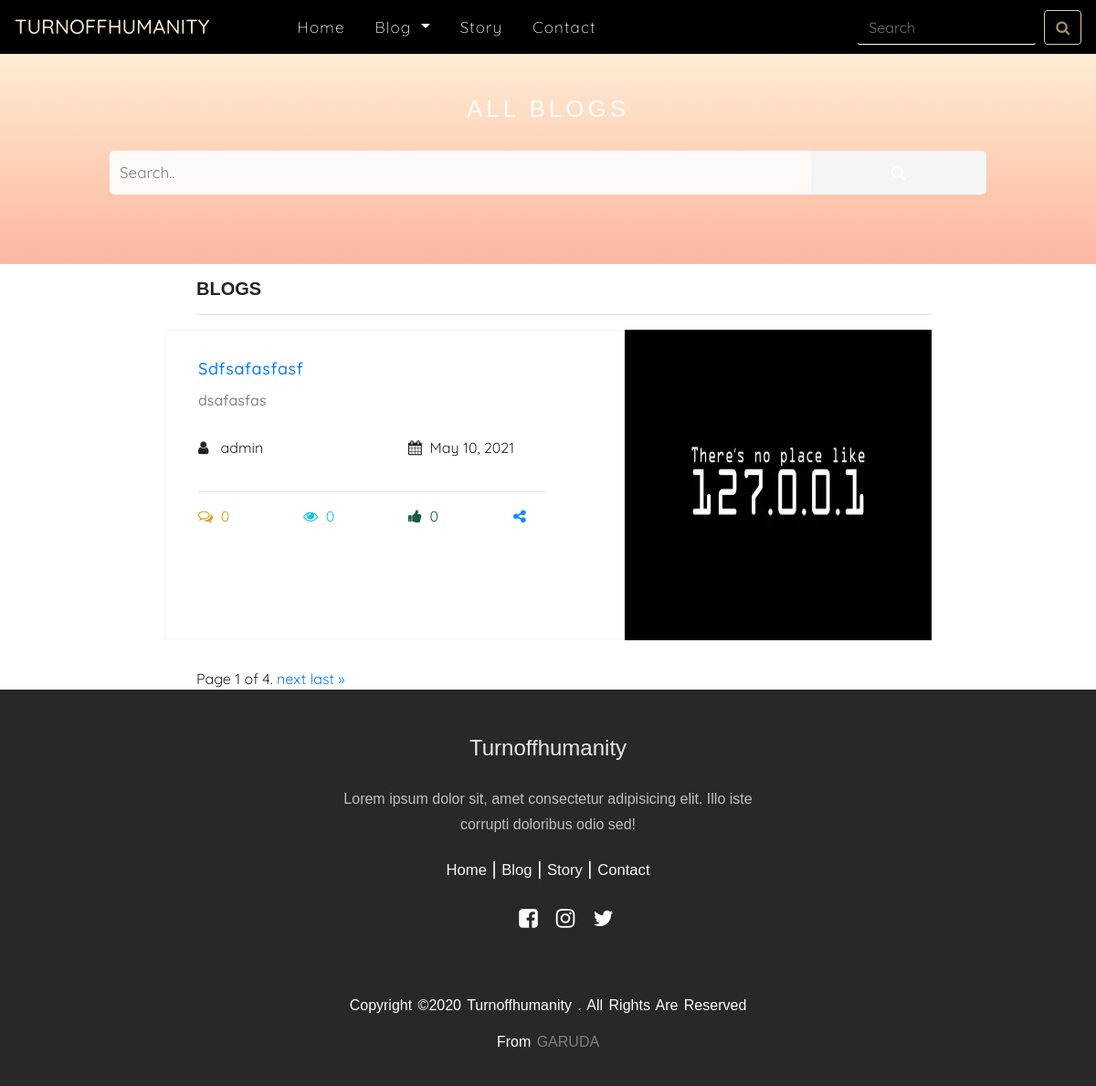
The app's page /categories/travel with its own data.
### blogapp/models.py (models this page shows, shortened)
class Post(models.Model):
    Author=models.ForeignKey(User,on_delete=models.CASCADE)
    Title=models.TextField()
    TitleSlug=models.SlugField(blank=True,null=True)
    OverView=models.TextField()
    Thumbnail=models.ImageField(upload_to='thumbnails/')
    Content=RichTextUploadingField()
    Category=models.ManyToManyField(Category)
    DateAdded=models.DateField(auto_now_add=True)
    Views=models.PositiveIntegerField(default=0)
    CommentCount=models.PositiveIntegerField(default=0)
    Likes=models.PositiveIntegerField(default=0)
    class Meta:
        ordering=['-DateAdded']

### blogapp/views.py (the view)
# urls.py: path('categories/<str:category>',categoryFilter),
def categoryFilter(request,category):
    categoryObjects=Category.objects.filter(SlugName=category)
    if len(categoryObjects)>0:
        categoryObject=categoryObjects[0]
        posts=Post.objects.filter(Category=categoryObject)
        paginator=Paginator(posts,1)
        page_number=request.GET.get('page')
        page_obj=paginator.get_page(page_number)
        categories=Category.objects.all()
        return render(request,'blog.html',context={'page_obj':page_obj,'categories':categories})

### blogapp/models.py (called while the page is built)
    def __str__(self):
        return self.Name

### templates/blog.html (shortened to what this page needs)
{% load static %}
<!DOCTYPE html>
<html>
    <head>
        <head lang="en">
            <link rel="stylesheet" href="https://cdnjs.cloudflare.com/ajax/libs/font-awesome/4.7.0/css/font-awesome.min.css">
            <link rel="stylesheet" href="https://maxcdn.bootstrapcdn.com/bootstrap/4.5.2/css/bootstrap.min.css">
            <link rel="stylesheet" href="https://cdnjs.cloudflare.com/ajax/libs/font-awesome/4.7.0/css/font-awesome.min.css">
        <link rel = "stylesheet" href ="/static/styles/navfoot.css">
        <link rel = "stylesheet" href ="/static/styles/blog.css">
        </head>
    <body>
        <nav class="navbar navbar-expand-lg navbar-light" id="navbarmain">
            <div class="collapse navbar-collapse" id="navbarTogglerDemo01">
              <a class="navbar-brand" href="/" id="navtitle">TURNOFFHUMANITY</a>
              <ul class="navbar-nav mr-auto mt-2 mt-lg-0">
                <li class="nav-item ">
                  <a class="nav-link" href="/" id="navitems1">Home </a>
                </li>
                <li class="nav-item dropdown">
                  <a class="nav-link dropdown-toggle" href="#" id="navitems" role="button" data-toggle="dropdown" aria-haspopup="true" aria-expanded="false">
                      Blog
                  </a>
              </li>
                <li class="nav-item">
                    <a class="nav-link" href="/#story" id="navitems">Story</a>
                  </li>
                  <li class="nav-item">
                    <a class="nav-link" href="/#contact" id="navitems">Contact</a>
                  </li>
              </ul>
              <form class="form-inline my-2 my-lg-0" id="searchtextbox" method="GET" action="/search">
                <input class="form-control mr-sm-2" type="search" placeholder="Search" name="search" aria-label="Search" id="searchtextfield">
                <button class="btn btn-outline-success my-2 my-sm-0" type="submit" id="searchbtn"><i class="fa fa-search" id="searchicon"></i></button>
              </form>
            </div>
          </nav>
    <section class="blogbar-display">
        <h5>All Blogs</h5>
        <div class="blogbar-search">
            <form class="blogbar-searchform" method="GET" action="/search" >
                <input type="text" placeholder="Search.." name="search">
                <button type="submit"><i class="fa fa-search"></i></button>
            </form>
        </div>
    </section>
    <section class="blogbar-content">
        <h5>Blogs</h5>
        <hr>
    {% for post in page_obj %}
        <div class="row">
            <div class="blogbar-box1">
                <div class="column">
                    <h5><a href="/posts/{{post.TitleSlug}}">{{post.Title}}</a></h5>
                <h6>
                        {{post.OverView}}
                    </h6>
                    <div class="row" id="blogbox-r1">
                        <div class="blogbox-r1-box1"><i class="fa fa-user"></i> &nbsp;  {{post.Author}}</div>
                        <div class="blogbox-r1-box2"><i class="fa fa-calendar"></i>&nbsp;  {{post.DateAdded}}</div>
                    </div>
                    <hr >
                    <div class="row" id="blogbox-r2">
                        <div class="blogbox-r2-box" id="r2-b-icon1"><i class="fa fa-comments-o"></i>&nbsp;  {{post.CommentCount}}</div>
                        <div class="blogbox-r2-box" id="r2-b-icon2"><i class="fa fa-eye"></i>&nbsp; {{post.Views}}  </div>
                        <div class="blogbox-r2-box" id="r2-b-icon3"><i class="fa fa-thumbs-up"></i>&nbsp; {{post.Likes}} </div>
                        <div class="blogbox-r2-box" id="r2-b-icon4"><a href="#"><i class="fa fa-share-alt"></i></a></div>
                    </div>
                </div>
            </div>
            <div class="blogbar-box2">
                <img id="blogbox-img" src="{{post.Thumbnail.url}}">
            </div>
        </div>
        {% endfor %}
    {% if '/search/' in request.build_absolute_uri %}
    <div class="blog-pagination">
        <span class="step-links">
            {% if page_obj.has_previous %}
                <a href="?search={{q}}&page=1">&laquo; first</a>
                <a href="?search={{q}}&page={{ page_obj.previous_page_number }}">previous</a>
            {% endif %}
            <span class="current">
                Page {{ page_obj.number }} of {{ page_obj.paginator.num_pages }}.
            </span>
            {% if page_obj.has_next %}
                <a href="?search={{q}}&page={{ page_obj.next_page_number }}">next</a>
                <a href="?search={{q}}&page={{ page_obj.paginator.num_pages }}">last &raquo;</a>
            {% endif %}
        </span>
    </div>
    {% else %}
<div class="blog-pagination">
        <span class="step-links">
            <span class="current">
                Page {{ page_obj.number }} of {{ page_obj.paginator.num_pages }}.
            </span>
            {% if page_obj.has_next %}
                <a href="?page={{ page_obj.next_page_number }}">next</a>
                <a href="?page={{ page_obj.paginator.num_pages }}">last &raquo;</a>
            {% endif %}
        </span>
    </div>
    {% endif %}
    </section>
        <footer style="width: 100%;">
            <div class="downfoot"  id="contact" style="width: 100%;">
                <div class="footer-content" id="footercontent" style="width: 100%;">
                    <h3>Turnoffhumanity</h3>
                    <p id="footerbrief">Lorem ipsum dolor sit, amet consectetur adipisicing elit. Illo iste corrupti doloribus odio sed!</p>
                    <p>
                        <span><a href="index.html" id="footerlinks">Home</a></span>
                        <span>|</span>
                        <span><a href="blog.html" id="footerlinks">Blog</a></span>
                        <span>|</span>
                        <span><a href="index.html#story" id="footerlinks">Story</a></span>
                        <span>|</span>
                        <span><a href="#contact" id="footerlinks">Contact</a></span>
                    </p>
                    <ul class="socials">
                        <li><a href="#"><i class="fa fa-facebook-square" style="font-size: 1.5rem;"></i>  </a></li>
                        <li><a href="#"><i class="fa fa-instagram" style="font-size: 1.5rem;"></i></a></li>
                        <li><a href="#"><i class="fa fa-twitter" style="font-size: 1.5rem;"></i></a></li>
                    </ul>
                </div>
                <div class="footer-bottom" id="footerbottom" style="width: 100%;">
                    <p>copyright &copy;2020  Turnoffhumanity . All rights are reserved</p>
                    <p>From <a href="https://garudatechnology.in/" target="_blank" rel="noopener noreferrer" style="color: white; font-weight: 500;">Garuda</a></p>
                </div>
                </div>
           </footer>
    </body>
</html>

### static/styles/navfoot.css (style rules this page uses)
body { font-family: 'Quicksand', sans-serif; }
#navbarmain { background-color: #000; }
#navitems , #navtitle , #navitems1 { color: white; }
#navtitle, #navtitletoggle { font-size: 22px; font-weight: 500; background-color: #e6ce92; background-image: linear-gradient(180deg, white,#e6ce92); background-size: 100%; -webkit-background-clip: text; -moz-background-clip: text; -webkit-text-fill-color: transparent; -moz-text-fill-color: transparent; }
#navitems { padding-left: 25px; }
#navitems1 { padding-left: 80px; }
#navitems1,#navitems { font-size: 17px; font-weight: 300; letter-spacing: 1.2px; }
#searchtextfield { background-color: transparent; border-bottom-color: white; border-top-color: transparent; border-left-color: transparent; border-right-color: transparent; color: white; }
#searchbtn { border-color: #e6ce92; }
#searchicon { color: #e6ce92 ; opacity: 0.7; }
.downfoot { clear: both; bottom: 0; left: 0; right: 0; opacity: 0.9; background: #111; height: auto; width: 100vw; padding-top: 40px; color: #fff; font-family: questrial, sans-serif; font-weight: 100; }
.footer-content { display: flex; align-items: center; justify-content: center; flex-direction: column; text-align: center; }
.footer-content h3 { font-size: 24px; text-transform: capitalize; line-height: 3rem; opacity: 0.9; }
.footer-content p { max-width: 500px; margin: 10px auto; line-height: 28px; font-size: 20px; }
.socials { list-style: none; display: flex; align-items: center; justify-content: center; margin: 1rem 0 3rem 0; }
.socials li { margin: 0 10px; }
.socials a { text-decoration: none; color: #fff; }
.socials a i { font-size: 1.1rem; transition: color .4s ease; }
.footer-bottom { background: #111; width: 100vw; padding: 20px 0; text-align: center; }
.footer-bottom p { font-size: 16px; word-spacing: 2px; text-transform: capitalize; }
.footer-bottom a { text-transform: uppercase; opacity: .4; font-weight: 200; }
#footerlinks { color: whitesmoke; font-size: smaller; }
#footerbrief { color: white; opacity: 0.7; font-size: unset; }

### records on screen
Post: Title "Sdfsafasfasf", OverView "dsafasfas", Author "admin", DateAdded "May 10, 2021", CommentCount "0", Views "0", Likes "0", Thumbnail (picture)

### other values on screen
{{ page_obj.number }} "1"
{{ page_obj.paginator.num_pages }} "4"
